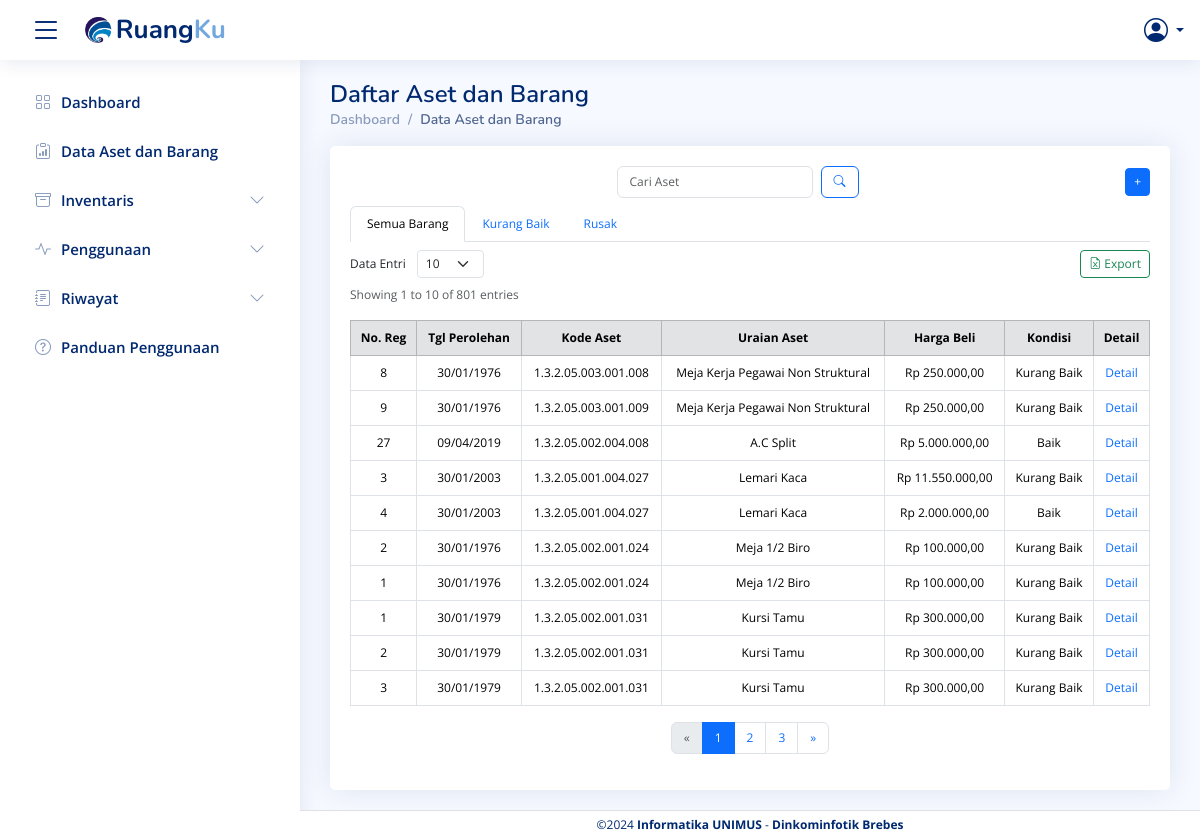
/Data_barang.php, run on the app's committed database.
### tables this page shows
CREATE TABLE `data_barang` (
  `id_barang_pemda` varchar(50) NOT NULL,
  `kode_barang` varchar(50) NOT NULL,
  `nama_barang` varchar(100) NOT NULL,
  `no_regristrasi` varchar(50) DEFAULT NULL,
  `kode_pemilik` varchar(50) DEFAULT NULL,
  `id_ruang_asal` varchar(100) DEFAULT NULL,
  `nama_ruang_asal` varchar(100) DEFAULT NULL,
  `bidang_ruang_asal` varchar(100) DEFAULT NULL,
  `tempat_ruang_asal` varchar(100) DEFAULT NULL,
  `id_ruang_sekarang` varchar(100) DEFAULT NULL,
  `bidang_ruang_sekarang` varchar(100) DEFAULT NULL,
  `tempat_ruang_sekarang` varchar(100) DEFAULT NULL,
  `tgl_pembelian` date DEFAULT NULL,
  `tgl_pembukuan` date DEFAULT NULL,
  `merk` varchar(100) DEFAULT NULL,
  `type` varchar(100) DEFAULT NULL,
  `kategori` varchar(100) DEFAULT NULL,
  `ukuran_CC` varchar(50) DEFAULT NULL,
  `no_pabrik` varchar(50) DEFAULT NULL,
  `no_rangka` varchar(50) DEFAULT NULL,
  `no_bpkb` varchar(50) DEFAULT NULL,
  `bahan` varchar(100) DEFAULT NULL,
  `no_mesin` varchar(50) DEFAULT NULL,
  `no_polisi` varchar(50) DEFAULT NULL,
  `masa_stnk` date DEFAULT NULL,
  `masa_no_polisi` date DEFAULT NULL,
  `status_stnk` varchar(20) DEFAULT NULL,
  `status_no_polisi` varchar(20) DEFAULT NULL,
  `tgl_bayar_stnk` date DEFAULT NULL,
  `tgl_bayar_no_polisi` date DEFAULT NULL,
  `pengguna` varchar(1000) DEFAULT NULL,
  `kondisi_barang` varchar(50) DEFAULT NULL,
  `masa_manfaat` varchar(50) DEFAULT NULL,
  `harga_awal` decimal(15,2) DEFAULT NULL,
  `harga_total` decimal(15,2) DEFAULT NULL,
  `keterangan` text,
  `foto_barang` varchar(255) DEFAULT NULL,
  `nama_ruang_sekarang` varchar(100) DEFAULT NULL
);

### proses/barang/get data/get_data_barang_default.php (called while the page is built, shortened)
<?php include('koneksi/koneksi.php'); ?>
<?php
$limit = isset($_GET['limit']) ? (int)$_GET['limit'] : 10;
$page = isset($_GET['page']) ? (int)$_GET['page'] : 1;
$start = ($page - 1) * $limit;
$search_params = [];
$param_types = "";
$active_tab = isset($_GET['tab']) ? $_GET['tab'] : 'data_barang';
$combined_condition = "";
$sql = "SELECT id_barang_pemda, kondisi_barang, keterangan, harga_awal, no_regristrasi,
               tgl_pembelian, kode_barang, harga_total, nama_barang
        FROM data_barang
        $combined_condition
        LIMIT ?, ?";
$stmt = mysqli_prepare($conn, $sql);
$param_types .= "ii";
array_push($search_params, $start, $limit);
mysqli_stmt_bind_param($stmt, $param_types, ...$search_params);
mysqli_stmt_execute($stmt);
$result = mysqli_stmt_get_result($stmt);
$count_sql = "SELECT COUNT(*) AS total FROM data_barang $combined_condition";
$count_stmt = mysqli_prepare($conn, $count_sql);
mysqli_stmt_execute($count_stmt);
$count_result = mysqli_stmt_get_result($count_stmt);
$total_records = mysqli_fetch_assoc($count_result)['total'];
$total_pages = ceil($total_records / $limit);
$range = 2;
$start_page = max(1, $page - $range);
$end_page = min($total_pages, $page + $range);
?>

### Data_barang.php (the view, shortened to what this page needs)
<?php
include("component/header.php");
include("proses/barang/get data/get_data_barang_default.php");
?>
</html>
<main id="main" class="main">
  <div class="pagetitle">
    <h1>Daftar Aset dan Barang</h1>
    <nav>
      <ol class="breadcrumb">
        <li class="breadcrumb-item"><a href="data_barang.php">Dashboard</a></li>
        <li class="breadcrumb-item active">Data Aset dan Barang</li>
      </ol>
    </nav>
  </div>
  <div class="card">
    <div class="card-body" style="padding-top: 20px;">
      <div class="d-flex justify-content-between align-items-center mb-2">
        <div class="flex-grow-1 d-flex justify-content-center">
          <div class="search-bar position-relative">
            <form class="search-form d-flex align-items-center" method="GET" action="">
              <input type="text" id="search-input" name="query" placeholder="Cari Aset" title="Cari Aset" class="form-control pe-5" value="<?= isset($_GET['query']) ? htmlspecialchars($_GET['query']) : ''; ?>" oninput="toggleClearButton()">
              <button type="submit" title="Cari" class="btn btn-outline-primary ms-2">
                <i class="bi bi-search"></i>
              </button>
            </form>
          </div>
        </div>
        <div>
          <a href="frm_tambah_barang.php" class="btn btn-primary btn-sm" data-bs-toggle="tooltip" data-bs-placement="top" data-bs-original-title="Tambah Aset / Barang">+</a>
        </div>
      </div>
      <ul class="nav nav-tabs" id="myTab" role="tablist">
        <li class="nav-item" role="presentation">
          <a class="nav-link <?= ($active_tab == 'data_barang') ? 'active' : ''; ?>" href="?tab=data_barang&limit=<?= $limit ?>&query=<?= urlencode($_GET['query'] ?? '') ?>&page=1" role="tab">Semua Barang</a>
        </li>
        <li class="nav-item" role="presentation">
          <a class="nav-link <?= ($active_tab == 'barang_kurang_baik') ? 'active' : ''; ?>" href="?tab=barang_kurang_baik&limit=<?= $limit ?>&query=<?= urlencode($_GET['query'] ?? '') ?>&page=1" role="tab">Kurang Baik</a>
        </li>
        <li class="nav-item" role="presentation">
          <a class="nav-link <?= ($active_tab == 'barang_rusak') ? 'active' : ''; ?>" href="?tab=barang_rusak&limit=<?= $limit ?>&query=<?= urlencode($_GET['query'] ?? '') ?>&page=1" role="tab">Rusak</a>
        </li>
      </ul>
      <div class="tab-content pt-2" id="myTabContent">
        <div class="tab-pane fade <?= ($active_tab == 'data_barang') ? 'show active' : ''; ?>" id="data_barang" role="tabpanel">
          <div class="d-flex justify-content-between align-items-center mb-2">
            <div>
              <form method="GET" action="">
                <label for="entries" class="me-2">Data Entri</label>
                <select name="limit" id="entries" onchange="this.form.submit()" class="form-select form-select-sm" style="width: auto; display: inline-block;">
                  <option value="10" <?= ($limit == 10) ? 'selected' : ''; ?>>10</option>
                </select>
              </form>
            </div>
            <div>
              <a href="proses/barang/export_barang_xls.php" class="btn btn-outline-success btn-sm" data-bs-toggle="tooltip" data-bs-placement="top" data-bs-original-title="Unduh Data Aset">
                <i class="bi bi-file-earmark-excel"></i> Export
              </a>
            </div>
          </div>
          <?php
          $end = min($start + $limit, $total_records);
          echo "<p class='text-muted'>Showing " . ($start + 1) . " to " . $end . " of " . $total_records . " entries</p>";
          ?>
          <div class="table-responsive">
            <table class="table table-bordered">
              <thead class="table-secondary text-center">
                <tr>
                  <th scope="col">No. Reg</th>
                  <th scope="col">Tgl Perolehan</th>
                  <th scope="col">Kode Aset</th>
                  <th scope="col">Uraian Aset</th>
                  <th scope="col">Harga Beli</th>
                  <th scope="col">Kondisi</th>
                  <th scope="col">Detail</th>
                </tr>
              </thead>
              <tbody>
                <?php
                if (mysqli_num_rows($result) > 0) {
                  while ($row = mysqli_fetch_assoc($result)) {
                    echo "<tr class='text-center'>
                      <td>{$row['no_regristrasi']}</td>
                      <td>" . date('d/m/Y', strtotime($row['tgl_pembelian'])) . "</td>
                      <td>{$row['kode_barang']}</td>
                      <td>{$row['nama_barang']}</td>
                      <td>Rp " . number_format($row['harga_awal'], 2, ',', '.') . "</td>
                      <td>{$row['kondisi_barang']}</td>
                      <td><a href='detail_barang.php?id_barang_pemda={$row['id_barang_pemda']}' class='text-primary'>Detail</a></td>
                    </tr>";
                  }
                } else {
                  echo "<tr><td colspan='7' class='text-center'>Tidak ada data yang ditemukan</td></tr>";
                }
                ?>
              </tbody>
            </table>
          </div>
          <?php if ($total_pages > 1) : ?>
            <nav aria-label="Page navigation">
              <ul class="pagination justify-content-center">
                <li class="page-item <?= ($page <= 1) ? 'disabled' : '' ?>">
                  <a class="page-link" href="?page=<?= ($page > 1) ? ($page - 1) : 1 ?>&limit=<?= $limit ?>&query=<?= urlencode($_GET['query'] ?? '') ?>&tab=<?= $active_tab ?>" aria-label="Previous" title="Previous">
                    <span aria-hidden="true">&laquo;</span>
                  </a>
                </li>
                <?php for ($i = $start_page; $i <= $end_page; $i++) : ?>
                  <li class="page-item <?= ($page == $i) ? 'active' : '' ?>">
                    <a class="page-link" href="?page=<?= $i ?>&limit=<?= $limit ?>&query=<?= urlencode($_GET['query'] ?? '') ?>&tab=<?= $active_tab ?>"><?= $i ?></a>
                  </li>
                <?php endfor; ?>
                <li class="page-item <?= ($page >= $total_pages) ? 'disabled' : '' ?>">
                  <a class="page-link" href="?page=<?= ($page < $total_pages) ? ($page + 1) : $total_pages ?>&limit=<?= $limit ?>&query=<?= urlencode($_GET['query'] ?? '') ?>&tab=<?= $active_tab ?>" aria-label="Next" title="Next">
                    <span aria-hidden="true">&raquo;</span>
                  </a>
                </li>
              </ul>
            </nav>
          <?php endif; ?>
        </div>
      </div>
    </div>
  </div>
</main>
<?php include("component/footer.php"); ?>

### css/style.css (style rules this page uses)
:root { scroll-behavior: smooth; }
body { font-family: "Open Sans", sans-serif; background: #f6f9ff; color: #444444; }
a { color: #4154f1; text-decoration: none; }
h1, h2, h3, h4, h5, h6 { font-family: "Nunito", sans-serif; }
#main { margin-top: 60px; padding: 20px 30px; transition: all 0.3s; }
.pagetitle { margin-bottom: 10px; }
.pagetitle h1 { font-size: 24px; margin-bottom: 0; font-weight: 600; color: #012970; }
.card { margin-bottom: 30px; border: none; border-radius: 5px; box-shadow: 0px 0 30px rgba(1, 41, 112, 0.1); }
.card-body { padding: 0 20px 20px 20px; }
.breadcrumb { font-size: 14px; font-family: "Nunito", sans-serif; color: #899bbd; font-weight: 600; }
.breadcrumb a { color: #899bbd; transition: 0.3s; }
.breadcrumb .breadcrumb-item::before { color: #899bbd; }
.breadcrumb .active { color: #51678f; font-weight: 600; }
@media (min-width: 1200px) { #main, #footer { margin-left: 300px; } }

### css/kita.css (style rules this page uses)
.card { margin-bottom: 30px; border: none; border-radius: 5px; box-shadow: 0px 0 30px rgba(1, 41, 112, 0.1); }
.tab-content { position: relative; z-index: 1; }
.tab-pane { display: none; }
.tab-pane.show { display: block; }

### component/header.php (style rules this page uses)
.card-body * { font-size: 12px !important; }
.tab-content { position: relative; z-index: 1; }
.tab-pane { display: none; }
.tab-pane.show { display: block; }

### data on the page
data_barang: no_regristrasi "8", tgl_pembelian "30/01/1976", kode_barang "1.3.2.05.003.001.008", nama_barang "Meja Kerja Pegawai Non Struktural", harga_awal "250.000,00", kondisi_barang "Kurang Baik"
data_barang: no_regristrasi "9", tgl_pembelian "30/01/1976", kode_barang "1.3.2.05.003.001.009", nama_barang "Meja Kerja Pegawai Non Struktural", harga_awal "250.000,00", kondisi_barang "Kurang Baik"
data_barang: no_regristrasi "27", tgl_pembelian "09/04/2019", kode_barang "1.3.2.05.002.004.008", nama_barang "A.C Split", harga_awal "5.000.000,00", kondisi_barang "Baik"
data_barang: no_regristrasi "3", tgl_pembelian "30/01/2003", kode_barang "1.3.2.05.001.004.027", nama_barang "Lemari Kaca", harga_awal "11.550.000,00", kondisi_barang "Kurang Baik"
data_barang: no_regristrasi "4", tgl_pembelian "30/01/2003", kode_barang "1.3.2.05.001.004.027", nama_barang "Lemari Kaca", harga_awal "2.000.000,00", kondisi_barang "Baik"
data_barang: no_regristrasi "2", tgl_pembelian "30/01/1976", kode_barang "1.3.2.05.002.001.024", nama_barang "Meja 1/2 Biro", harga_awal "100.000,00", kondisi_barang "Kurang Baik"
data_barang: no_regristrasi "1", tgl_pembelian "30/01/1976", kode_barang "1.3.2.05.002.001.024", nama_barang "Meja 1/2 Biro", harga_awal "100.000,00", kondisi_barang "Kurang Baik"
data_barang: no_regristrasi "1", tgl_pembelian "30/01/1979", kode_barang "1.3.2.05.002.001.031", nama_barang "Kursi Tamu", harga_awal "300.000,00", kondisi_barang "Kurang Baik"
data_barang: no_regristrasi "2", tgl_pembelian "30/01/1979", kode_barang "1.3.2.05.002.001.031", nama_barang "Kursi Tamu", harga_awal "300.000,00", kondisi_barang "Kurang Baik"
data_barang: no_regristrasi "3", tgl_pembelian "30/01/1979", kode_barang "1.3.2.05.002.001.031", nama_barang "Kursi Tamu", harga_awal "300.000,00", kondisi_barang "Kurang Baik"

### other printed values
$start + 1 "1"
$end "10"
$total_records "801"
